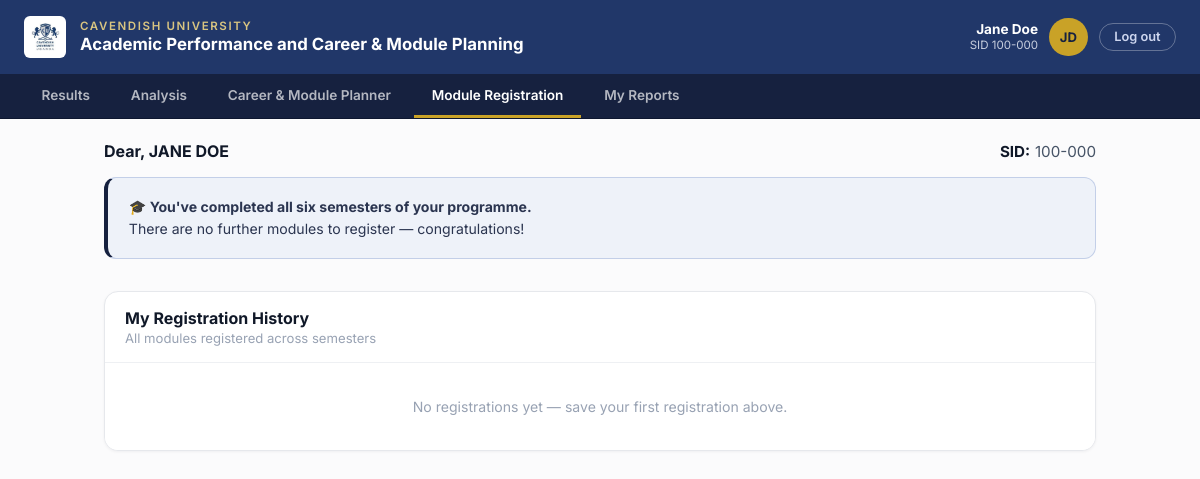
The page /ModuleRegistration.php (signed in) on the database its author committed.
### tables this page shows
CREATE TABLE IF NOT EXISTS `program_tb` (
  `ID` int NOT NULL,
  `program_code` varchar(10) NOT NULL,
  `program_name` varchar(150) NOT NULL,
  `program_dept` varchar(150) NOT NULL,
  `program_faculty` varchar(150) NOT NULL,
  `student_ID` varchar(10) NOT NULL,
  PRIMARY KEY (`program_code`),
  UNIQUE KEY `ID` (`ID`),
  UNIQUE KEY `student_ID` (`student_ID`)
);

CREATE TABLE IF NOT EXISTS `student_tb` (
  `ID` int NOT NULL AUTO_INCREMENT,
  `student_ID` varchar(10) NOT NULL,
  `student_name` varchar(100) NOT NULL,
  `student_email` varchar(50) NOT NULL,
  `student_password` varchar(255) NOT NULL,
  `program_code` varchar(10) NOT NULL,
  `gender` enum('M','F') NOT NULL,
  `nationality` varchar(100) NOT NULL,
  `date_of_birth` date NOT NULL,
  `intake_year` int NOT NULL,
  `intake_session` enum('JAN','MAY','AUG') NOT NULL,
  `mode_of_entry` enum('Direct','Transfer','Foundation','Mature','Diploma') NOT NULL,
  PRIMARY KEY (`ID`),
  UNIQUE KEY `student_ID` (`student_ID`)
);

### ModuleRegistration.php (the view, shortened to what this page needs)
<?php
$db_host  = '127.0.0.1';
$db_port  = '3306';
$db_name  = 'apaagps_db';
$db_user  = 'root';
$db_pass  = '';
$studentID = $_SESSION['student_ID'];
try {
    $dsn = "mysql:host={$db_host};port={$db_port};dbname={$db_name};charset=utf8mb4";
    $pdo = new PDO($dsn, $db_user, $db_pass, [
        PDO::ATTR_ERRMODE            => PDO::ERRMODE_EXCEPTION,
        PDO::ATTR_DEFAULT_FETCH_MODE => PDO::FETCH_ASSOC,
        PDO::ATTR_EMULATE_PREPARES   => false,
    ]);
} catch (PDOException $e) {
    die('Database connection failed: ' . $e->getMessage());
}
$stmtS = $pdo->prepare("
    SELECT s.student_ID, s.student_name, s.program_code, s.intake_year, s.intake_session,
           p.program_name
    FROM   student_tb s
    JOIN   program_tb p ON s.program_code = p.program_code
    WHERE  s.student_ID = ?
    LIMIT  1
");
$stmtS->execute([$studentID]);
$student = $stmtS->fetch();
$stmtLast = $pdo->prepare("SELECT COALESCE(MAX(sem_no), 0) FROM results_tb WHERE student_ID = ?");
$stmtLast->execute([$studentID]);
$latestSem     = (int)$stmtLast->fetchColumn();
$nextSemGlobal = $latestSem + 1;
$currentYearNo   = null;
$currentSemNo    = null;
$currentSemStart = null;
$programComplete = ($nextSemGlobal > 6);
$stmt = $pdo->prepare("
    SELECT mr.module_code, mr.year_no, mr.sem_no, mr.is_retake,
           DATE_FORMAT(mr.registered_at, '%d %b %Y') AS reg_date,
           m.module_name, m.credit_unit
    FROM   module_registration_tb mr
    JOIN   module_tb m ON mr.module_code = m.module_code
    WHERE  mr.student_ID = ?
    ORDER  BY mr.year_no ASC, mr.sem_no ASC, mr.module_code ASC
");
$stmt->execute([$studentID]);
$historyRows = $stmt->fetchAll();
$np       = preg_split('/\s+/', trim($student['student_name']));
$firstNm  = $np[0] ?? '';
$lastNm   = count($np) > 1 ? end($np) : '';
$initials = strtoupper(substr($firstNm, 0, 1) . substr($lastNm, 0, 1));
?>
<!DOCTYPE html>
<html lang="en">
<head>
</head>
<body>
<header class="site-header">
    <img class="crest" src="images/cu_logo.jpg" alt="Cavendish University crest">
    <div class="header-text">
        <span class="uni-name">Cavendish University</span>
        <span class="portal-title">Academic Performance and Career &amp; Module Planning</span>
    </div>
    <div class="header-user">
        <div class="hu-text">
            <span class="hu-name"><?= htmlspecialchars($student['student_name']) ?></span>
            <span class="hu-sid">SID <?= htmlspecialchars($student['student_ID']) ?></span>
        </div>
        <div class="hu-avatar"><?= htmlspecialchars($initials) ?></div>
        <a class="logout-btn" href="logout.php">Log out</a>
    </div>
</header>
<nav class="tab-nav">
    <a class="tab-btn" href="ExamResultInterface.php">Results</a>
    <a class="tab-btn" href="AnalysisResultInterface.php">Analysis</a>
    <a class="tab-btn" href="GoalPlanning.php">Career &amp; Module Planner</a>
    <span class="tab-btn active">Module Registration</span>
    <a class="tab-btn" href="MyReportsStatus.php">My Reports</a>
</nav>
<main class="page-wrap">
    <div class="student-row">
        <div class="student-name">Dear, <?= htmlspecialchars(strtoupper($student['student_name'])) ?></div>
        <div class="student-sid"><strong>SID:</strong><?= htmlspecialchars($student['student_ID']) ?></div>
    </div>
    <?php if ($currentYearNo): ?>
    <div class="sem-banner">
        <div class="sem-ico">&#9432;</div>
        <div>
            <div class="sem-title">You are in Year <?= $currentYearNo ?> &middot; Semester <?= $currentSemNo ?></div>
            <div class="sem-sub">
                <?= htmlspecialchars($student['program_name']) ?> (<?= htmlspecialchars($student['program_code']) ?>)
                &nbsp;·&nbsp; Semester started <?= htmlspecialchars($currentSemStart) ?>
                &nbsp;·&nbsp; Intake: <?= htmlspecialchars($student['intake_session']) ?> <?= $student['intake_year'] ?>
            </div>
        </div>
    </div>
    <?php elseif ($programComplete): ?>
    <div class="no-sem-card">
        <strong>&#127891; You've completed all six semesters of your programme.</strong><br>
        There are no further modules to register — congratulations!
    </div>
    <?php endif; ?>
    <div class="card">
        <div class="card-header">
            <div class="card-title">My Registration History</div>
            <div class="card-sub">All modules registered across semesters</div>
        </div>
        <?php if (!empty($historyRows)): ?>
        <div class="tbl-wrap">
            <table class="hist-table">
                <thead>
                    <tr>
                        <th>Module</th>
                        <th>Name</th>
                        <th>Yr · Sem</th>
                        <th>CU</th>
                        <th>Type</th>
                        <th>Saved On</th>
                    </tr>
                </thead>
                <tbody>
                <?php foreach ($historyRows as $h): ?>
                    <tr>
                        <td class="code"><?= htmlspecialchars($h['module_code']) ?></td>
                        <td><?= htmlspecialchars($h['module_name']) ?></td>
                        <td>Y<?= $h['year_no'] ?> · S<?= $h['sem_no'] ?></td>
                        <td><?= rtrim(rtrim(number_format((float)$h['credit_unit'], 1), '0'), '.') ?></td>
                        <td><span class="pill <?= $h['is_retake'] ? 'pill-retake' : 'pill-fresh' ?>"><?= $h['is_retake'] ? 'Retake' : 'Fresh' ?></span></td>
                        <td><?= htmlspecialchars($h['reg_date']) ?></td>
                    </tr>
                <?php endforeach; ?>
                </tbody>
            </table>
        </div>
        <?php else: ?>
        <p class="empty-state" style="border:none;border-radius:0;">No registrations yet — save your first registration above.</p>
        <?php endif; ?>
    </div>
</main>
</body>
</html>

### ModuleRegistration.php (style rules this page uses)
*, *::before, *::after { box-sizing: border-box; margin: 0; padding: 0; }
body { font-family: 'Inter', sans-serif; font-size: 14px; color: #101828; background: #fbfbfc; }
.site-header { display: flex; align-items: center; gap: .9rem; padding: 1rem 1.5rem; background: #213769; border-bottom: 1px solid #16213f; }
.site-header .crest { width: 2.6rem; height: 2.6rem; object-fit: contain; flex: 0 0 auto; background: #fff; border-radius: 6px; padding: 2px; }
.header-text { display: flex; flex-direction: column; line-height: 1.25; }
.site-header .uni-name { font-weight: 600; font-size: .72rem; letter-spacing: .14em; text-transform: uppercase; color: #d9c581; }
.site-header .portal-title { font-weight: 700; font-size: 1.05rem; color: #fff; }
.header-user { margin-left: auto; display: flex; align-items: center; gap: .7rem; }
.hu-text { display: flex; flex-direction: column; text-align: right; line-height: 1.25; }
.hu-name { color: #fff; font-weight: 700; font-size: .85rem; }
.hu-sid { color: #c7cede; font-size: .72rem; }
.hu-avatar { width: 2.4rem; height: 2.4rem; border-radius: 50%; background: #c9a227; color: #16213f; font-weight: 700; display: flex; align-items: center; justify-content: center; font-size: .82rem; flex: 0 0 auto; }
.logout-btn { color: #cdd6ef; font-size: .8rem; font-weight: 600; text-decoration: none; border: 1px solid rgba(255,255,255,.3); border-radius: 999px; padding: .35rem .9rem; white-space: nowrap; transition: background .15s, color .15s; }
.tab-nav { display: flex; gap: .35rem; padding: 0 1.5rem; background: #16213f; border-bottom: 1px solid #0d1730; overflow-x: auto; }
.tab-btn { padding: .8rem 1.1rem .7rem; border: none; background: transparent; font-size: .85rem; font-weight: 600; cursor: pointer; white-space: nowrap; color: rgba(255,255,255,.68); text-decoration: none; border-bottom: 3px solid transparent; transition: color .15s, border-color .15s, background .15s; }
.tab-btn.active { color: #fff; border-bottom-color: #c9a227; }
.page-wrap { max-width: 1040px; margin: 0 auto; padding: 0 1.5rem 3rem; }
.student-row { display: flex; justify-content: space-between; align-items: baseline; margin: 1.4rem 0 1rem; }
.student-name { font-size: 1rem; font-weight: 700; }
.student-sid { font-size: .95rem; color: #475467; }
.student-sid strong { font-weight: 700; margin-right: .3rem; color: #101828; }
.card { background: #fff; border: 1px solid #e6e8ec; border-radius: 14px; box-shadow: 0 1px 3px rgba(16,24,40,.05); overflow: hidden; margin-top: 2rem; }
.card-header { padding: 1rem 1.25rem; border-bottom: 1px solid #eef0f3; }
.card-title { font-size: 1rem; font-weight: 700; }
.card-sub { font-size: .82rem; color: #98a2b3; margin-top: .1rem; }
.empty-state { text-align: center; padding: 2.2rem 1rem; color: #98a2b3; font-size: .88rem; background: #fff; border: 1px solid #e6e8ec; border-radius: 12px; }
.no-sem-card { background: #eef2f9; border: 1px solid #c3cfe8; border-left: 4px solid #16213f; border-radius: 12px; padding: 1.1rem 1.3rem; color: #2b3550; font-size: .88rem; line-height: 1.6; margin-bottom: 1.5rem; }

### rows shown on the page
program_tb: student_tb.student_name "Jane Doe", student_tb.student_ID "100-000", student_tb.student_name "JD", student_tb.student_name "JANE DOE"
